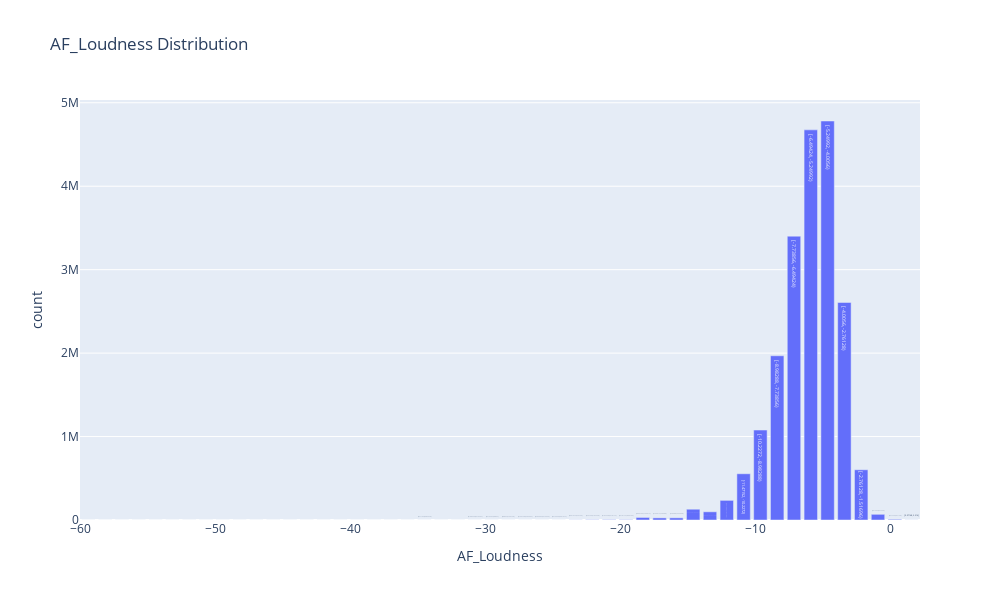

Here is the notebook cell this chart was saved with:
### Markdown cell above
The histogram for energy is skewed to the left and is a multi modal distribution, as there are more than two distinct peaks in this distribution

### Code cell
#histogram of af_loudness distribution
fig = df2_viz["af_loudness"].plot.hist(bins = 50, alpha = 0.5)

fig.update_layout(width = 1000, height = 600, title = "AF_Loudness Distribution", xaxis_title = "AF_Loudness")

fig.show()
